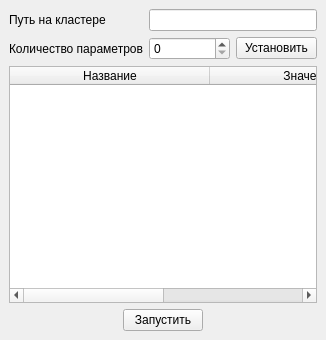
<?xml version="1.0" encoding="UTF-8"?>
<ui version="4.0">
 <class>MainWindow</class>
 <widget class="QMainWindow" name="MainWindow">
  <property name="geometry">
   <rect>
    <x>0</x>
    <y>0</y>
    <width>326</width>
    <height>340</height>
   </rect>
  </property>
  <property name="windowTitle">
   <string>Запуск задачи</string>
  </property>
  <widget class="QWidget" name="centralwidget">
   <layout class="QVBoxLayout" name="verticalLayout">
    <item>
     <layout class="QFormLayout" name="formLayout">
      <item row="0" column="0">
       <widget class="QLabel" name="pathLabel">
        <property name="text">
         <string>Путь на кластере</string>
        </property>
       </widget>
      </item>
      <item row="0" column="1">
       <widget class="QLineEdit" name="pathEdit"/>
      </item>
      <item row="1" column="0">
       <widget class="QLabel" name="numLabel">
        <property name="text">
         <string>Количество параметров</string>
        </property>
       </widget>
      </item>
      <item row="1" column="1">
       <layout class="QHBoxLayout" name="horizontalLayout">
        <item>
         <widget class="QSpinBox" name="paramCount"/>
        </item>
        <item>
         <widget class="QPushButton" name="setParamCount">
          <property name="text">
           <string>Установить</string>
          </property>
         </widget>
        </item>
       </layout>
      </item>
     </layout>
    </item>
    <item>
     <widget class="QTableWidget" name="tableWidget">
      <property name="columnCount">
       <number>2</number>
      </property>
      <attribute name="horizontalHeaderVisible">
       <bool>true</bool>
      </attribute>
      <attribute name="horizontalHeaderCascadingSectionResizes">
       <bool>false</bool>
      </attribute>
      <attribute name="horizontalHeaderDefaultSectionSize">
       <number>200</number>
      </attribute>
      <attribute name="horizontalHeaderStretchLastSection">
       <bool>true</bool>
      </attribute>
      <column>
       <property name="text">
        <string>Название</string>
       </property>
      </column>
      <column>
       <property name="text">
        <string>Значение</string>
       </property>
      </column>
     </widget>
    </item>
    <item>
     <layout class="QHBoxLayout" name="horizontalLayout_3">
      <item>
       <spacer name="horizontalSpacerRight">
        <property name="orientation">
         <enum>Qt::Horizontal</enum>
        </property>
        <property name="sizeHint" stdset="0">
         <size>
          <width>40</width>
          <height>20</height>
         </size>
        </property>
       </spacer>
      </item>
      <item>
       <widget class="QPushButton" name="pushButton_2">
        <property name="text">
         <string>Запустить</string>
        </property>
       </widget>
      </item>
      <item>
       <spacer name="horizontalSpacerLeft">
        <property name="orientation">
         <enum>Qt::Horizontal</enum>
        </property>
        <property name="sizeHint" stdset="0">
         <size>
          <width>40</width>
          <height>20</height>
         </size>
        </property>
       </spacer>
      </item>
     </layout>
    </item>
   </layout>
  </widget>
 </widget>
 <resources/>
 <connections/>
</ui>
